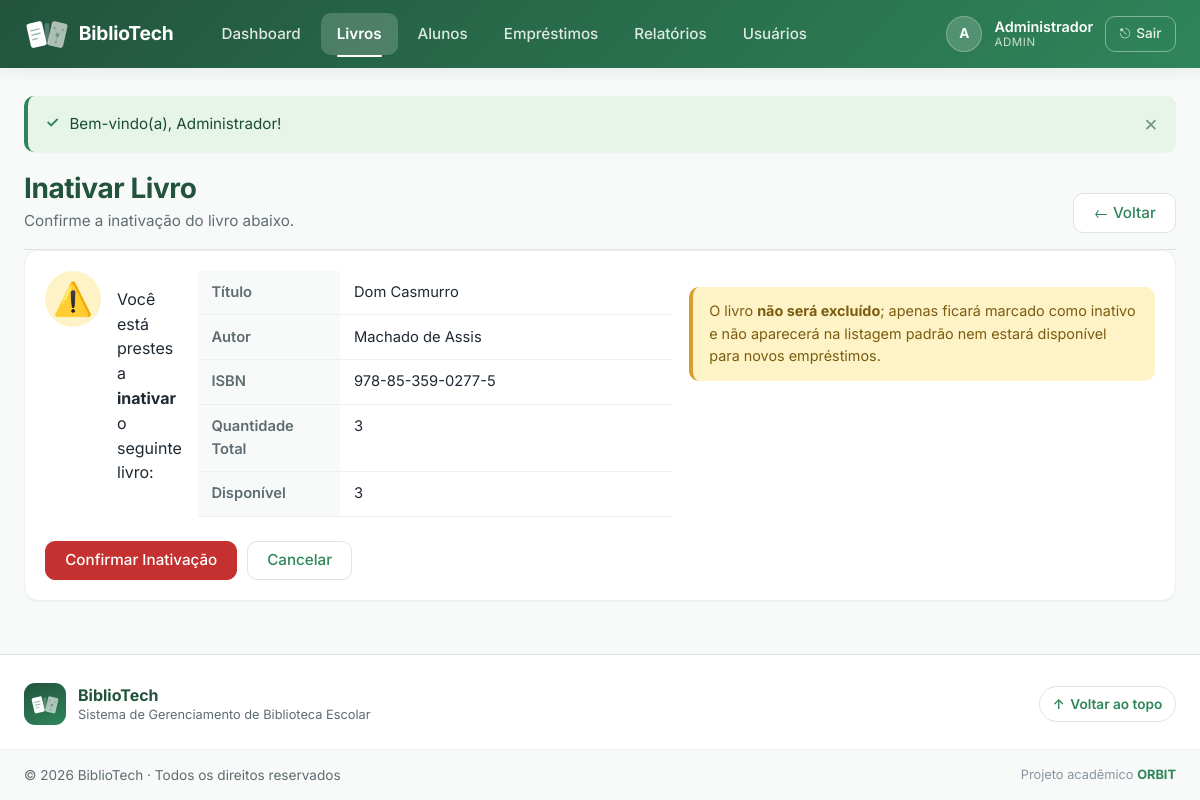
Screenshot of /livros/inativar.php?id=1 (signed in) with the database file from the repository.
### tables this page shows
CREATE TABLE IF NOT EXISTS livros (
    id                    INT           NOT NULL AUTO_INCREMENT,
    titulo                VARCHAR(200)  NOT NULL,
    autor                 VARCHAR(150)  NOT NULL,
    isbn                  VARCHAR(20)   DEFAULT NULL,  
    editora               VARCHAR(100)  DEFAULT NULL,
    ano_publicacao        YEAR          DEFAULT NULL,
    quantidade_total      INT           NOT NULL DEFAULT 1 CHECK (quantidade_total >= 0),
    quantidade_disponivel INT           NOT NULL DEFAULT 1 CHECK (quantidade_disponivel >= 0),
    ativo                 TINYINT(1)    NOT NULL DEFAULT 1,  
    criado_em             TIMESTAMP     NOT NULL DEFAULT CURRENT_TIMESTAMP,
    atualizado_em         TIMESTAMP     NOT NULL DEFAULT CURRENT_TIMESTAMP
                                        ON UPDATE CURRENT_TIMESTAMP,

    CONSTRAINT pk_livros PRIMARY KEY (id),

     
    CONSTRAINT chk_livros_qtd
        CHECK (quantidade_disponivel <= quantidade_total)
);

### livros/inativar.php (the view, shortened to what this page needs)
<?php
require_once __DIR__ . '/../includes/conexao.php';
$id = filter_input(INPUT_GET, 'id', FILTER_VALIDATE_INT, [
    'options' => ['min_range' => 1],
]);
try {
    $stmt = $pdo->prepare(
        'SELECT id, titulo, autor, isbn, quantidade_total, quantidade_disponivel, ativo
           FROM livros
          WHERE id = :id'
    );
    $stmt->execute([':id' => $id]);
    $livro = $stmt->fetch();
} catch (PDOException $e) {
    error_log('[BiblioTech] livros/inativar busca: ' . $e->getMessage());
    flash('erro', 'Erro ao carregar dados do livro.');
    redirecionar(BASE_URL . '/livros/listar.php');
}
try {
    $stmtEmp = $pdo->prepare(
        "SELECT COUNT(*) AS total
           FROM emprestimos
          WHERE livro_id = :id
            AND status  IN ('ativo', 'em_atraso')"
    );
    $stmtEmp->execute([':id' => $id]);
    $emprestimos_ativos = (int) $stmtEmp->fetchColumn();
} catch (PDOException $e) {
    error_log('[BiblioTech] livros/inativar emp count: ' . $e->getMessage());
    $emprestimos_ativos = 0;
}
require_once __DIR__ . '/../includes/header.php';
require_once __DIR__ . '/../includes/navbar.php';
?>
<div class="pagina-cabecalho">
    <div class="pagina-cabecalho-texto">
        <h1 class="pagina-titulo">Inativar Livro</h1>
        <p class="pagina-subtitulo">Confirme a inativação do livro abaixo.</p>
    </div>
    <a href="<?= e(BASE_URL) ?>/livros/listar.php" class="btn btn-secundario">
        &larr; Voltar
    </a>
</div>
<?php if ($emprestimos_ativos > 0): ?>
    <div class="flash flash-erro">
        <strong>Ação bloqueada.</strong>
        Este livro possui <strong><?= $emprestimos_ativos ?></strong> empréstimo(s)
        ativo(s) ou em atraso. Não é possível inativá-lo enquanto houver exemplares fora da
        biblioteca. Aguarde todas as devoluções.
    </div>
    <div class="card card-formulario">
        <div class="form-acoes">
            <a href="<?= e(BASE_URL) ?>/livros/listar.php" class="btn btn-primario">
                Voltar à Listagem
            </a>
        </div>
    </div>
<?php else: ?>
    <div class="card card-formulario">
        <div class="confirmacao-bloco">
            <div class="confirmacao-icone">⚠️</div>
            <p class="confirmacao-texto">
                Você está prestes a <strong>inativar</strong> o seguinte livro:
            </p>
            <table class="tabela-detalhes">
                <tr>
                    <th>Título</th>
                    <td><?= e($livro['titulo']) ?></td>
                </tr>
                <tr>
                    <th>Autor</th>
                    <td><?= e($livro['autor']) ?></td>
                </tr>
                <?php if (!empty($livro['isbn'])): ?>
                <tr>
                    <th>ISBN</th>
                    <td><?= e($livro['isbn']) ?></td>
                </tr>
                <?php endif; ?>
                <tr>
                    <th>Quantidade Total</th>
                    <td><?= (int) $livro['quantidade_total'] ?></td>
                </tr>
                <tr>
                    <th>Disponível</th>
                    <td><?= (int) $livro['quantidade_disponivel'] ?></td>
                </tr>
            </table>
            <p class="confirmacao-aviso">
                O livro <strong>não será excluído</strong>; apenas ficará marcado como
                inativo e não aparecerá na listagem padrão nem estará disponível para
                novos empréstimos.
            </p>
        </div>
        <form method="POST"
              action="<?= e(BASE_URL) ?>/livros/livros-back.php">
            <div class="form-acoes">
                <button type="submit" class="btn btn-perigo">
                    Confirmar Inativação
                </button>
                <a href="<?= e(BASE_URL) ?>/livros/listar.php" class="btn btn-secundario">
                    Cancelar
                </a>
            </div>
        </form>
    </div>
<?php endif; ?>
<?php require_once __DIR__ . '/../includes/footer.php'; ?>

### assets/css/style.css (style rules this page uses)
:root { --verde-principal: #2F855A; --verde-escuro: #22543D; --verde-claro: #E6F4EA; --verde-hover: #C6F6D5; --fundo: #F7FAF8; --superficie: #FFFFFF; --card-bg: #FFFFFF; --texto-principal: #1F2933; --texto-secundario: #5F6C72; --texto-suave: #8895A0; --borda: #DDE5DD; --borda-suave: #ECF0EE; --perigo: #C53030; --perigo-bg: #FED7D7; --alerta: #D69E2E; --alerta-bg: #FEF3C7; --info: #3182CE; --info-bg: #E3F2FD; --sucesso: #2F855A; --sucesso-bg: #E6F4EA; --azul-escuro: var(--verde-escuro); --azul: var(--verde-principal); --azul-table: var(--verde-claro); --verde: var(--sucesso); --vermelho: var(--perigo); --vermelho-claro: var(--perigo-bg); --roxo: #6C5CE7; --roxo-claro: #E5DFFD; --cinza-100: var(--fundo); --cinza-200: var(--borda-suave); --cinza-300: var(--borda); --cinza-500: var(--texto-secundario); --cinza-700: var(--texto-principal); --cinza-900: #0F1722; --branco: var(--superficie); --raio: 10px; --raio-grande: 14px; --raio-pill: 999px; --sombra-sm: 0 1px 2px rgba(34, 84, 61, .06); --sombra: 0 4px 14px rgba(34, 84, 61, .08); --sombra-lg: 0 12px 32px rgba(34, 84, 61, .14); --sombra-foco: 0 0 0 3px rgba(47, 133, 90, .18); --transicao: all .2s ease-in-out; --fonte: "Inter", "Segoe UI", Roboto, "Helvetica Neue", Arial, sans-serif; }
*, *::before, *::after { box-sizing: border-box; }
html, body { margin: 0; padding: 0; }
body { font-family: var(--fonte); color: var(--texto-principal); background: var(--fundo); line-height: 1.55; min-height: 100vh; display: flex; flex-direction: column; -webkit-font-smoothing: antialiased; -moz-osx-font-smoothing: grayscale; }
a { color: var(--verde-principal); text-decoration: none; transition: var(--transicao); }
button { font-family: inherit; cursor: pointer; }
.pagina-cabecalho, .page-header { display: flex; justify-content: space-between; align-items: flex-end; flex-wrap: wrap; gap: 1rem; padding-bottom: 1rem; border-bottom: 1px solid var(--borda); }
.pagina-cabecalho-texto { min-width: 0; }
.pagina-cabecalho h1, .pagina-titulo, .page-header h1 { margin: 0 0 .25rem 0; color: var(--verde-escuro); font-size: 1.75rem; font-weight: 700; letter-spacing: -0.015em; line-height: 1.2; }
.subtitulo, .pagina-subtitulo { color: var(--texto-secundario); margin: 0; font-size: .95rem; }
.card { background: var(--card-bg); border-radius: var(--raio-grande); padding: 1.25rem; box-shadow: var(--sombra-sm); border: 1px solid var(--borda-suave); transition: var(--transicao); }
.btn { display: inline-flex; align-items: center; justify-content: center; gap: .5rem; padding: .6rem 1.2rem; border: 1px solid transparent; border-radius: var(--raio); font-size: .95rem; font-weight: 500; cursor: pointer; transition: var(--transicao); text-decoration: none; background: transparent; line-height: 1.2; white-space: nowrap; }
.btn-secundario, .btn-secondary { background: var(--branco); color: var(--verde-principal); border-color: var(--borda); }
.btn-perigo, .btn-danger { background: var(--perigo); color: var(--branco); border-color: var(--perigo); }
.form-acoes, .form-actions, .form-grupo-acoes { display: flex; gap: .6rem; flex-wrap: wrap; padding-top: .5rem; }
.confirmacao-bloco { display: flex; gap: 1rem; align-items: flex-start; }
.confirmacao-icone { font-size: 2rem; width: 56px; height: 56px; border-radius: 50%; background: var(--alerta-bg); color: #8B6914; display: inline-flex; align-items: center; justify-content: center; flex-shrink: 0; }
.confirmacao-texto { flex: 1; }
.confirmacao-aviso { padding: .85rem 1rem; background: var(--alerta-bg); border-left: 4px solid var(--alerta); border-radius: var(--raio); color: #7B5C0F; font-size: .9rem; margin: 1rem 0; }
.tabela-detalhes { width: 100%; border-collapse: collapse; margin-bottom: 1rem; }
.tabela-detalhes th, .tabela-detalhes td { padding: .65rem .85rem; border-bottom: 1px solid var(--borda-suave); text-align: left; vertical-align: top; font-size: .92rem; }
.tabela-detalhes th { background: var(--fundo); color: var(--texto-secundario); font-weight: 600; width: 30%; }

### rows the page displays
livros: titulo "Dom Casmurro", autor "Machado de Assis", isbn "978-85-359-0277-5", quantidade_total "3", quantidade_disponivel "3"

### other values shown
$iniciais "A"
$_SESSION['usuario_nome'] "Administrador"
$_SESSION['usuario_perfil'] "ADMIN"
$msg['mensagem'] "Bem-vindo(a), Administrador!"
